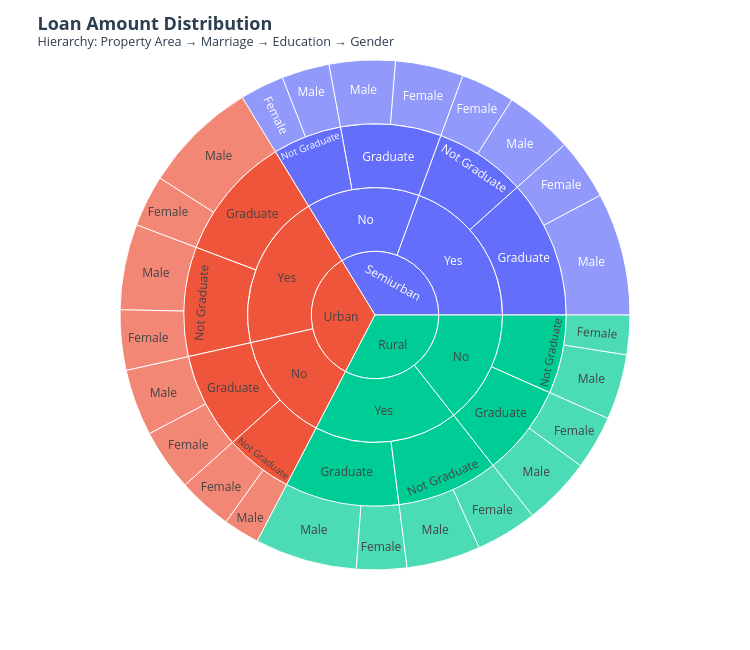

Source (notebook cell):
### Code cell
fig = px.sunburst(
    loan,
    path = ['Property_Area', 'Married', 'Education', 'Gender'],
    values = loan['LoanAmount'],
)

fig.update_layout(
    title = dict(
        text = "<b>Loan Amount Distribution</b><br><sup>Hierarchy: Property Area → Marriage → Education → Gender</sup>",
        font = dict(size = 18, color = '#2C3E50')
    ),
    width = 750,   
    height = 650,
)

fig.update_traces(
    hovertemplate = '<b>%{label}</b><br>' +
                  'Total Loan: ₹%{value:,.0f}<br>' +
                  'Parent Share: %{percentParent:.1%}<br>' +
                  'Overall Share: %{percentRoot:.1%}<extra></extra>'
)

fig.show()

### Figure 1 — Plotly figure (JSON) as saved in the notebook; plotly's stock layout.template omitted (floating-point values rounded to 4 significant figures)
{"data": [{"branchvalues": "total", "domain": {"x": [0, 1], "y": [0, 1]}, "hovertemplate": "<b>%{label}</b><br>Total Loan: ₹%{value:,.0f}<br>Parent Share: %{percentParent:.1%}<br>Overall Share: %{percentRoot:.1%}<extra></extra>", "ids": ["Rural/No/Graduate/Female", "Semiurban/No/Graduate/Female", "Urban/No/Graduate/Female", "Rural/Yes/Graduate/Female", "Semiurban/Yes/Graduate/Female", "Urban/Yes/Graduate/Female", "Rural/No/Not Graduate/Female", "Semiurban/No/Not Graduate/Female", "Urban/No/Not Graduate/Female", "Rural/Yes/Not Graduate/Female", "Semiurban/Yes/Not Graduate/Female", "Urban/Yes/Not Graduate/Female", "Rural/No/Graduate/Male", "Semiurban/No/Graduate/Male", "Urban/No/Graduate/Male", "Rural/Yes/Graduate/Male", "Semiurban/Yes/Graduate/Male", "Urban/Yes/Graduate/Male", "Rural/No/Not Graduate/Male", "Semiurban/No/Not Graduate/Male", "Urban/No/Not Graduate/Male", "Rural/Yes/Not Graduate/Male", "Semiurban/Yes/Not Graduate/Male", "Urban/Yes/Not Graduate/Male", "Rural/No/Graduate", "Semiurban/No/Graduate", "Urban/No/Graduate", "Rural/Yes/Graduate", "Semiurban/Yes/Graduate", "Urban/Yes/Graduate", "Rural/No/Not Graduate", "Semiurban/No/Not Graduate", "Urban/No/Not Graduate", "Rural/Yes/Not Graduate", "Semiurban/Yes/Not Graduate", "Urban/Yes/Not Graduate", "Rural/No", "Semiurban/No", "Urban/No", "Rural/Yes", "Semiurban/Yes", "Urban/Yes", "Rural", "Semiurban", "Urban"], "labels": ["Female", "Female", "Female", "Female", "Female", "Female", "Female", "Female", "Female", "Female", "Female", "Female", "Male", "Male", "Male", "Male", "Male", "Male", "Male", "Male", "Male", "Male", "Male", "Male", "Graduate", "Graduate", "Graduate", "Graduate", "Graduate", "Graduate", "Not Graduate", "Not Graduate", "Not Graduate", "Not Graduate", "Not Graduate", "Not Graduate", "No", "No", "No", "Yes", "Yes", "Yes", "Rural", "Semiurban", "Urban"], "name": "", "parents": ["Rural/No/Graduate", "Semiurban/No/Graduate", "Urban/No/Graduate", "Rural/Yes/Graduate", "Semiurban/Yes/Graduate", "Urban/Yes/Graduate", "Rural/No/Not Graduate", "Semiurban/No/Not Graduate", "Urban/No/Not Graduate", "Rural/Yes/Not Graduate", "Semiurban/Yes/Not Graduate", "Urban/Yes/Not Graduate", "Rural/No/Graduate", "Semiurban/No/Graduate", "Urban/No/Graduate", "Rural/Yes/Graduate", "Semiurban/Yes/Graduate", "Urban/Yes/Graduate", "Rural/No/Not Graduate", "Semiurban/No/Not Graduate", "Urban/No/Not Graduate", "Rural/Yes/Not Graduate", "Semiurban/Yes/Not Graduate", "Urban/Yes/Not Graduate", "Rural/No", "Semiurban/No", "Urban/No", "Rural/Yes", "Semiurban/Yes", "Urban/Yes", "Rural/No", "Semiurban/No", "Urban/No", "Rural/Yes", "Semiurban/Yes", "Urban/Yes", "Rural", "Semiurban", "Urban", "Rural", "Semiurban", "Urban", "", "", ""], "type": "sunburst", "values": [12078, 15230.0, 13811, 11241, 13700.0, 11540, 8842, 9881, 12170.0, 13757, 12098, 13495, 15320.0, 14750.0, 14890.0, 22860.0, 27480.0, 25640.0, 14636, 10700, 8106.0, 16560.0, 15280, 19160.0, 27400.0, 29980.0, 28700.0, 34100.0, 41170.0, 37180.0, 23478, 20581, 20280.0, 30320.0, 27378, 32650.0, 50880.0, 50560.0, 48980.0, 64420.0, 68550.0, 69830.0, 115300.0, 119100.0, 118800.0]}], "layout": {"height": 650, "legend": {"tracegroupgap": 0}, "margin": {"t": 60}, "title": {"font": {"color": "#2C3E50", "size": 18}, "text": "<b>Loan Amount Distribution</b><br><sup>Hierarchy: Property Area → Marriage → Education → Gender</sup>"}, "width": 750}}
